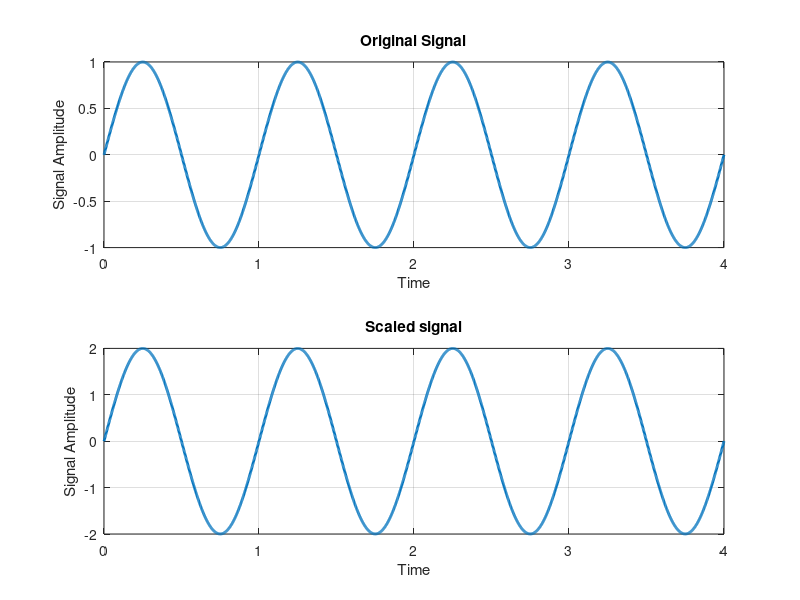

Source code (MATLAB):
clc 
clear all 
close all
n=0:0.002:4;
x=sin(2*pi*1*n);
subplot(2,1,1);
plot(n,x,'linewidth',2); 
title('Original Signal'); 
xlabel('Time'); 
ylabel('Signal Amplitude'); 
% axis([13 4 ‐1 1]);
grid;
subplot(2,1,2); 
plot(n,2*x,'linewidth',2); 
title('Scaled signal'); 
xlabel('Time'); 
ylabel('Signal Amplitude');

% axis([‐3 4 ‐1 1]); 
grid;